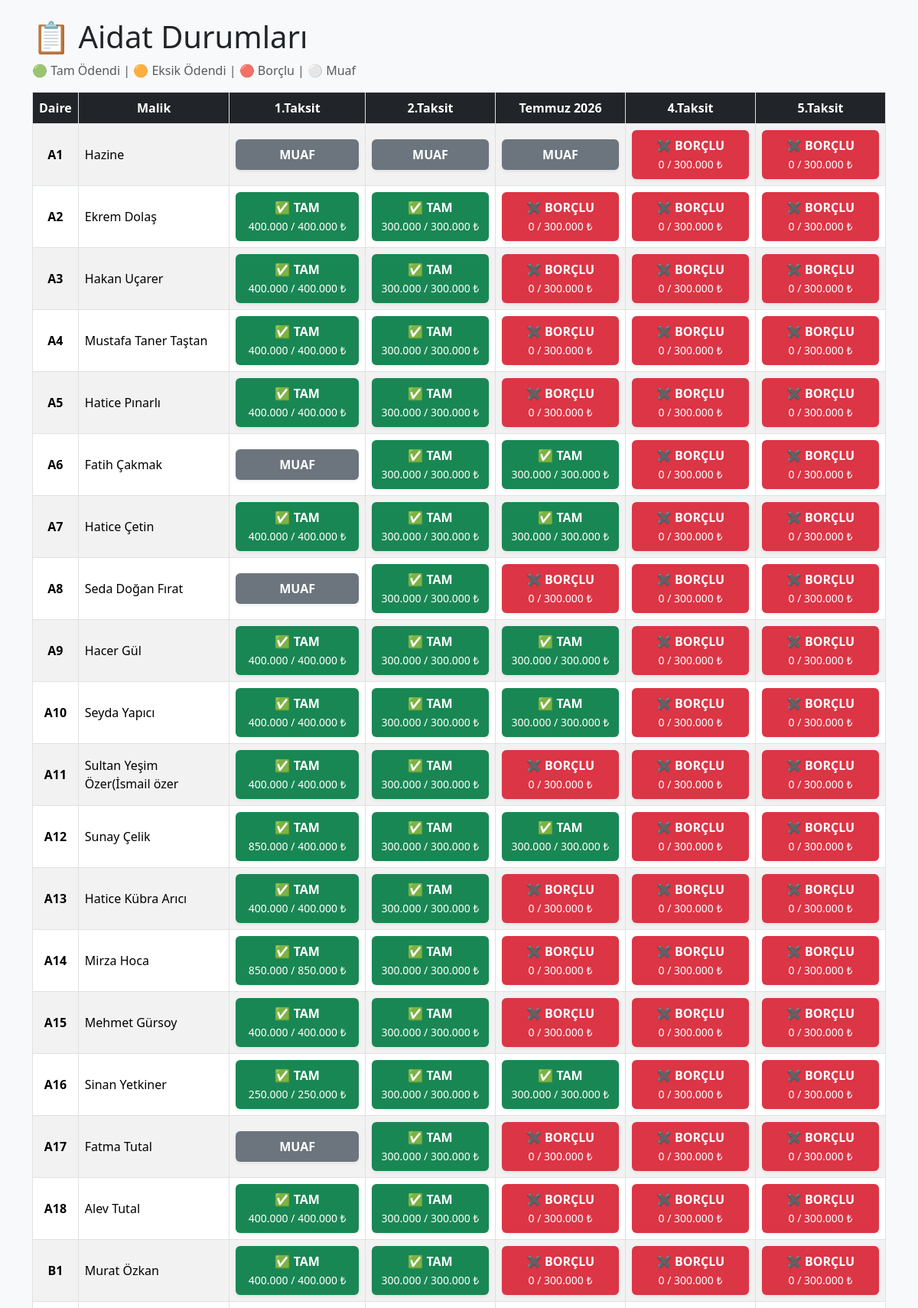
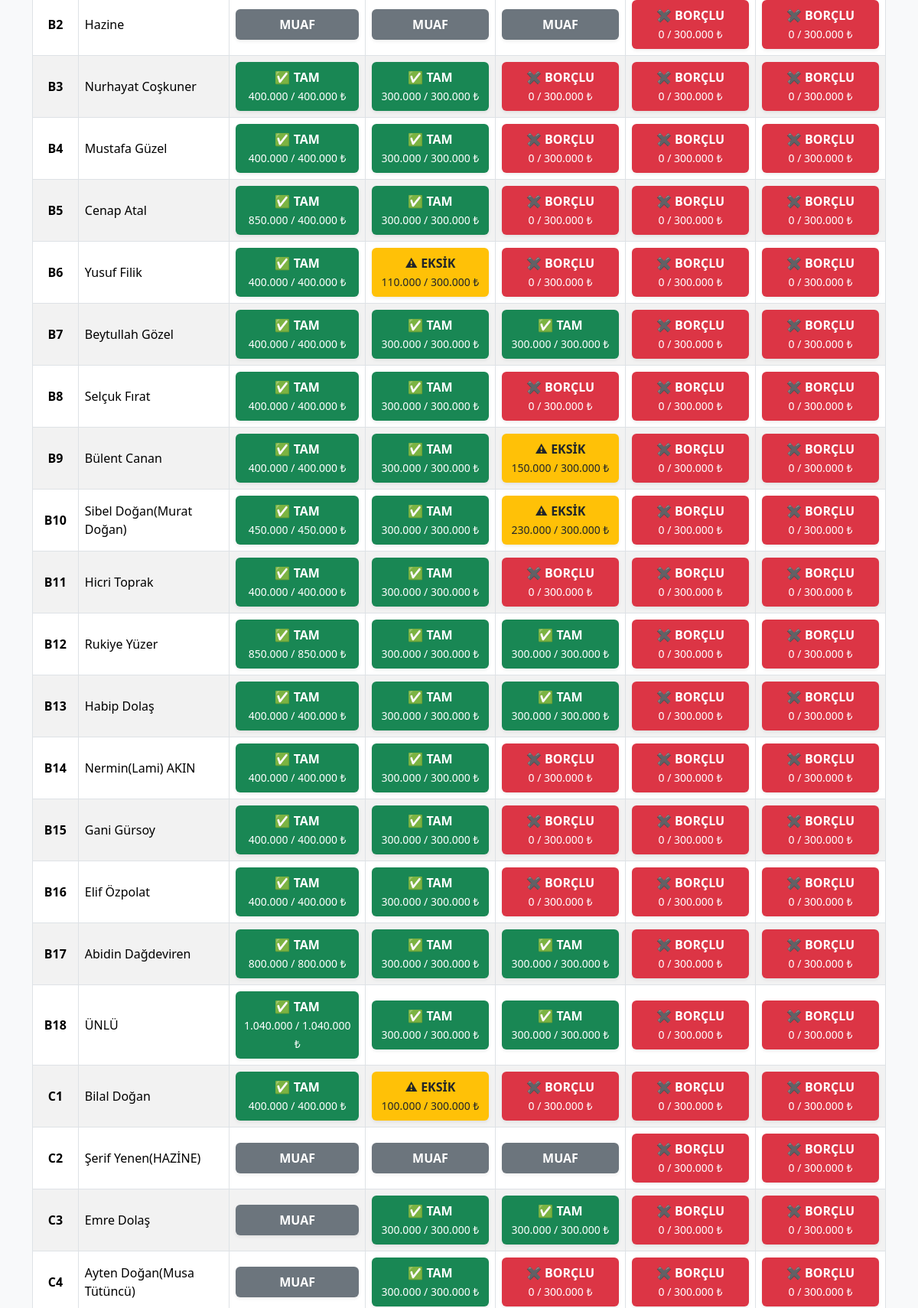
The app's page /aidat-durumu/ (upper part) with its own data (2 pictures, top to bottom).
### core/models.py (models this page shows, shortened)
class AidatDonemi(models.Model):
    donem_adi = models.CharField(
        max_length=100
    )
    tutar = models.DecimalField(
        max_digits=12,
        decimal_places=2
    )
    aktif_mi = models.BooleanField(
        default=True
    )
    olusturulma_tarihi = models.DateTimeField(
        auto_now_add=True
    )
    class Meta:
        verbose_name = "Aidat Dönemi"
        verbose_name_plural = "Aidat Dönemleri"

class Malik(models.Model):
    DURUM_SECENEKLERI = [
        ("TAMAM", "Tamam"),
        ("EKSIK", "Eksik"),
        ("MUAF", "Muaf"),
    ]
    daire_no = models.CharField(
        max_length=20,
        unique=True
    )
    ad_soyad = models.CharField(
        max_length=200
    )
    muaf_mi = models.BooleanField(
        default=False
    )
    aktif_mi = models.BooleanField(
        default=True
    )
    temmuz_oncesi_durum = models.CharField(
        max_length=20,
        choices=DURUM_SECENEKLERI,
        default="TAMAM"
    )
    notlar = models.TextField(
        blank=True,
        null=True
    )
    class Meta:
        verbose_name = "Malik"
        verbose_name_plural = "Malikler"

### core/views.py (the view)
# urls.py: path("aidat-durumu/", aidat_durumu, name="aidat_durumu"),
def aidat_durumu(request):
    malikler = sorted(
        Malik.objects.all(),
        key=lambda x: (
            x.daire_no[0],
            int(x.daire_no[1:])
        )
    )
    donemler = AidatDonemi.objects.all()
    tablo = []
    for malik in malikler:
        satir = {
            "daire": malik.daire_no,
            "malik": malik.ad_soyad,
            "durumlar": []
        }
        for donem in donemler:
            try:
                ozel_aidat = MalikAidat.objects.get(
                    malik=malik,
                    donem=donem
                )
                hedef_tutar = ozel_aidat.tutar
            except MalikAidat.DoesNotExist:
                hedef_tutar = donem.tutar
            toplam_odeme = sum(
                odeme.tutar
                for odeme in malik.odemeler.filter(
                    aidat=donem
                )
            )
            if hedef_tutar == 0:
                durum = "⚪"
            elif toplam_odeme >= hedef_tutar:
                durum = "🟢"
            elif toplam_odeme > 0:
                durum = "🟠"
            else:
                durum = "🔴"
            satir["durumlar"].append({
                "durum": durum,
                "odenen": f"{toplam_odeme:,.0f}".replace(",", "."),
                "aidat": f"{hedef_tutar:,.0f}".replace(",", "."),
            })
        tablo.append(satir)
    context = {
        "donemler": donemler,
        "tablo": tablo,
    }
    return render(
        request,
        "core/aidat_durumu.html",
        context
    )

### core/templates/core/aidat_durumu.html (shortened to what this page needs)
<!DOCTYPE html>
<html lang="tr">
<head>
    <link
        href="https://cdn.jsdelivr.net/npm/bootstrap@5.3.3/dist/css/bootstrap.min.css"
        rel="stylesheet">
</head>
<body class="bg-light">
<div class="container mt-4">
    <h1 class="mb-2">
        📋 Aidat Durumları
    </h1>
    <p class="text-muted">
        🟢 Tam Ödendi |
        🟠 Eksik Ödendi |
        🔴 Borçlu |
        ⚪ Muaf
    </p>
    <div class="table-responsive">
        <table class="table table-bordered table-striped text-center align-middle">
            <thead>
                <tr>
                    <th class="bg-dark text-white">
                        Daire
                    </th>
                    <th class="bg-dark text-white">
                        Malik
                    </th>
                    {% for donem in donemler %}
                    <th
                        class="bg-dark text-white"
                        style="min-width:170px;">
                        {{ donem.donem_adi }}
                    </th>
                    {% endfor %}
                </tr>
            </thead>
            <tbody>
                {% for satir in tablo %}
                <tr>
                    <td>
                        <strong>{{ satir.daire }}</strong>
                    </td>
                    <td class="text-start">
                        {{ satir.malik }}
                    </td>
                    {% for durum in satir.durumlar %}
                    <td>
                        {% if durum.durum == "🟢" %}
                        <div class="p-2 rounded shadow-sm bg-success text-white">
                            <div class="fw-bold">
                                ✅ TAM
                            </div>
                            <small>
                                {{ durum.odenen }} / {{ durum.aidat }} ₺
                            </small>
                        </div>
                        {% elif durum.durum == "🟠" %}
                        <div class="p-2 rounded shadow-sm bg-warning text-dark">
                            <div class="fw-bold">
                                ⚠ EKSİK
                            </div>
                            <small>
                                {{ durum.odenen }} / {{ durum.aidat }} ₺
                            </small>
                        </div>
                        {% elif durum.durum == "🔴" %}
                        <div class="p-2 rounded shadow-sm bg-danger text-white">
                            <div class="fw-bold">
                                ✖ BORÇLU
                            </div>
                            <small>
                                {{ durum.odenen }} / {{ durum.aidat }} ₺
                            </small>
                        </div>
                        {% else %}
                        <div class="p-2 rounded shadow-sm bg-secondary text-white">
                            <div class="fw-bold">
                                MUAF
                            </div>
                        </div>
                        {% endif %}
                    </td>
                    {% endfor %}
                </tr>
                {% endfor %}
            </tbody>
        </table>
    </div>
</div>
</body>
</html>

### records on screen
AidatDonemi: donem_adi "1.Taksit"
AidatDonemi: donem_adi "2.Taksit"
AidatDonemi: donem_adi "Temmuz 2026"
AidatDonemi: donem_adi "4.Taksit"
AidatDonemi: donem_adi "5.Taksit"
Malik: daire "A1", malik "Hazine"
Malik: daire "A2", malik "Ekrem Dolaş"
Malik: daire "A3", malik "Hakan Uçarer"
Malik: daire "A4", malik "Mustafa Taner Taştan"
Malik: daire "A5", malik "Hatice Pınarlı"
Malik: daire "A6", malik "Fatih Çakmak"
Malik: daire "A7", malik "Hatice Çetin"
Malik: daire "A8", malik "Seda Doğan Fırat"
Malik: daire "A9", malik "Hacer Gül"
Malik: daire "A10", malik "Seyda Yapıcı"
Malik: daire "A11", malik "Sultan Yeşim Özer(İsmail özer"
Malik: daire "A12", malik "Sunay Çelik"
Malik: daire "A13", malik "Hatice Kübra Arıcı"
Malik: daire "A14", malik "Mirza Hoca"
Malik: daire "A15", malik "Mehmet Gürsoy"
Malik: daire "A16", malik "Sinan Yetkiner"
Malik: daire "A17", malik "Fatma Tutal"
Malik: daire "A18", malik "Alev Tutal"
Malik: daire "B1", malik "Murat Özkan"
Malik: daire "B2", malik "Hazine"
Malik: daire "B3", malik "Nurhayat Coşkuner"
Malik: daire "B4", malik "Mustafa Güzel"
Malik: daire "B5", malik "Cenap Atal"
Malik: daire "B6", malik "Yusuf Filik"
Malik: daire "B7", malik "Beytullah Gözel"
Malik: daire "B8", malik "Selçuk Fırat"
Malik: daire "B9", malik "Bülent Canan"
Malik: daire "B10", malik "Sibel Doğan(Murat Doğan)"
Malik: daire "B11", malik "Hicri Toprak"
Malik: daire "B12", malik "Rukiye Yüzer"
Malik: daire "B13", malik "Habip Dolaş"
Malik: daire "B14", malik "Nermin(Lami) AKIN"
Malik: daire "B15", malik "Gani Gürsoy"
Malik: daire "B16", malik "Elif Özpolat"
Malik: daire "B17", malik "Abidin Dağdeviren"
Malik: daire "B18", malik "ÜNLÜ"
Malik: daire "C1", malik "Bilal Doğan"
Malik: daire "C2", malik "Şerif Yenen(HAZİNE)"
Malik: daire "C3", malik "Emre Dolaş"
Malik: daire "C4", malik "Ayten Doğan(Musa Tütüncü)"

### other values on screen
{{ durum.odenen }} "0" "0" "0" "0" "0" "0" "0" "0" "0" "0" "0" "0" "0" "0" "0" "0" "0" "0" "0" "0" "0" "0" "0" "0" "0" "0" "0" "0" "0" "0" "0" "0" "0" "0" "0" "0" "0" "0" "0" "0" "0" "0" "0" "0" "0" "0" "0" "0" "0" "0" "0" "0" "0" "0" "0" "0" "0" "0" "0" "0" "0" "0" "0" "0" "0" "0" "0" "0" "0" "0" "0" "0" "0" "0" "0" "0" "0" "0" "0" "0" "0" "0" "0" "0" "0" "0" "0" "0" "0" "0" "0" "0" "0" "0" "0" "0" "0" "0" "0" "0" "0" "0" "0"
{{ durum.aidat }} "300.000" "300.000" "300.000" "300.000" "300.000" "300.000" "300.000" "300.000" "300.000" "300.000" "300.000" "300.000" "300.000" "300.000" "300.000" "300.000" "300.000" "300.000" "300.000" "300.000" "300.000" "300.000" "300.000" "300.000" "300.000" "300.000" "300.000" "300.000" "300.000" "300.000" "300.000" "300.000" "300.000" "300.000" "300.000" "300.000" "300.000" "300.000" "300.000" "300.000" "300.000" "300.000" "300.000" "300.000" "300.000" "300.000" "300.000" "300.000" "300.000" "300.000" "300.000" "300.000" "300.000" "300.000" "300.000" "300.000" "300.000" "300.000" "300.000" "300.000" "300.000" "300.000" "300.000" "300.000" "300.000" "300.000" "300.000" "300.000" "300.000" "300.000" "300.000" "300.000" "300.000" "300.000" "300.000" "300.000" "300.000" "300.000" "300.000" "300.000" "300.000" "300.000" "300.000" "300.000" "300.000" "300.000" "300.000" "300.000" "300.000" "300.000" "300.000" "300.000" "300.000" "300.000" "300.000" "300.000" "300.000" "300.000" "300.000" "300.000" "300.000" "300.000" "300.000"
{{ durum.odenen }} "400.000" "300.000" "400.000" "300.000" "400.000" "300.000" "400.000" "300.000" "300.000" "300.000" "400.000" "300.000" "300.000" "300.000" "400.000" "300.000" "300.000" "400.000" "300.000" "300.000" "400.000" "300.000" "850.000" "300.000" "300.000" "400.000" "300.000" "850.000" "300.000" "400.000" "300.000" "250.000" "300.000" "300.000" "300.000" "400.000" "300.000" "400.000" "300.000" "400.000" "300.000" "400.000" "300.000" "850.000" "300.000" "400.000" "400.000" "300.000" "300.000" "400.000" "300.000" "400.000" "300.000" "450.000" "300.000" "400.000" "300.000" "850.000" "300.000" "300.000" "400.000" "300.000" "300.000" "400.000" "300.000" "400.000" "300.000" "400.000" "300.000" "800.000" "300.000" "300.000" "1.040.000" "300.000" "300.000" "400.000" "300.000" "300.000" "300.000"
{{ durum.aidat }} "400.000" "300.000" "400.000" "300.000" "400.000" "300.000" "400.000" "300.000" "300.000" "300.000" "400.000" "300.000" "300.000" "300.000" "400.000" "300.000" "300.000" "400.000" "300.000" "300.000" "400.000" "300.000" "400.000" "300.000" "300.000" "400.000" "300.000" "850.000" "300.000" "400.000" "300.000" "250.000" "300.000" "300.000" "300.000" "400.000" "300.000" "400.000" "300.000" "400.000" "300.000" "400.000" "300.000" "400.000" "300.000" "400.000" "400.000" "300.000" "300.000" "400.000" "300.000" "400.000" "300.000" "450.000" "300.000" "400.000" "300.000" "850.000" "300.000" "300.000" "400.000" "300.000" "300.000" "400.000" "300.000" "400.000" "300.000" "400.000" "300.000" "800.000" "300.000" "300.000" "1.040.000" "300.000" "300.000" "400.000" "300.000" "300.000" "300.000"
{{ durum.odenen }} "110.000" "150.000" "230.000" "100.000"
{{ durum.aidat }} "300.000" "300.000" "300.000" "300.000"
